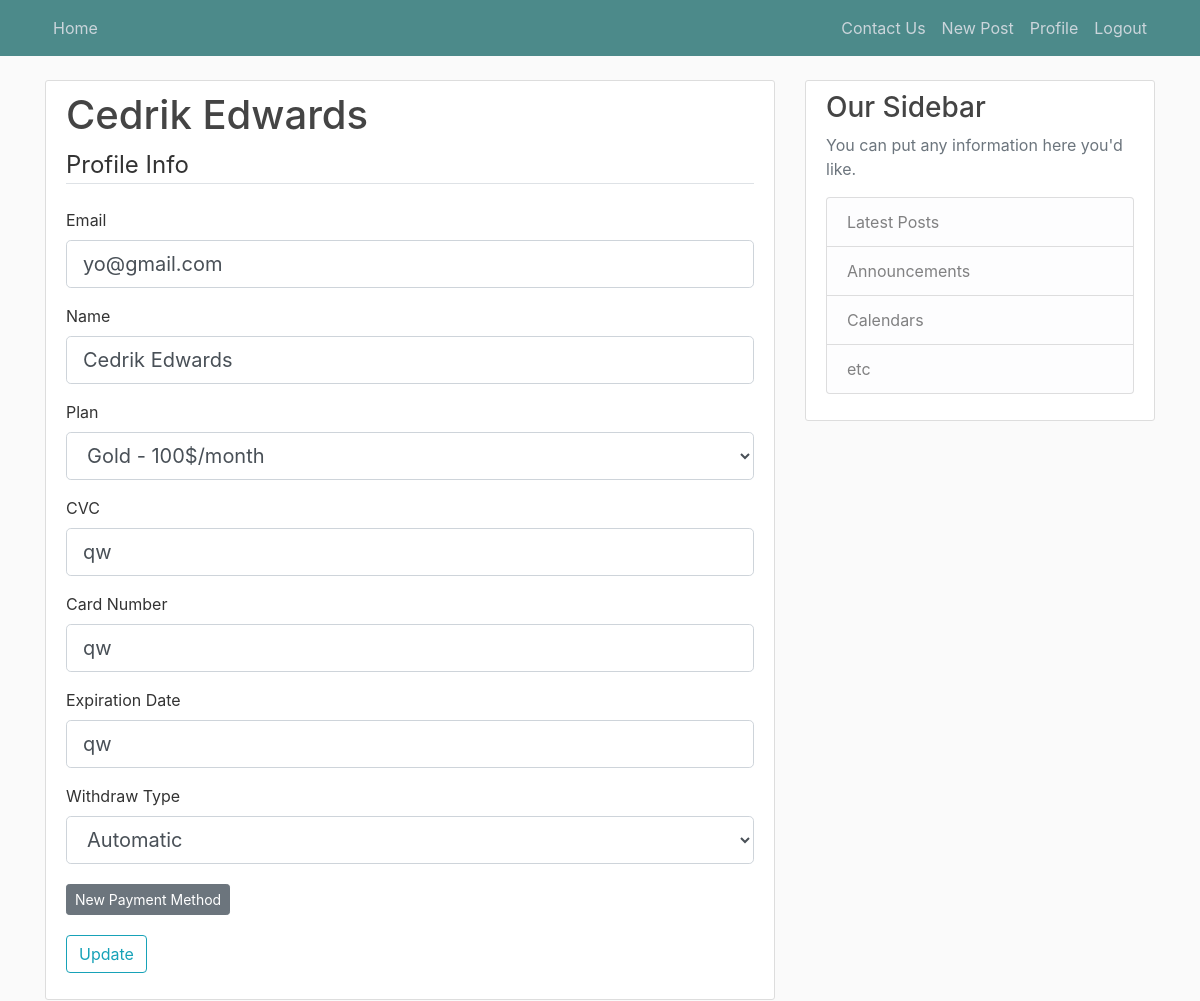
The app's page /profile (signed in) with its own data.
### MainProject/models.py (models this page shows, shortened)
class User(db.Model, UserMixin):
    id = db.Column(db.Integer, primary_key=True)
    email = db.Column(db.String(50), unique=True, nullable=False)
    name = db.Column(db.String(50), nullable=False)
    password = db.Column(db.String(50), nullable=False)
    userType = db.Column(db.String(60), nullable=False)
    employerMembership = db.Column(db.String(60), nullable=False, default='Prime - 50$/month')
    employeeMembership = db.Column(db.String(60), nullable=False, default='Basic - No Charge')
    posts = db.relationship('Post', backref='author', lazy=True)
    condition = db.Column(db.String(10), nullable=False, default='Active')
    cardNum = db.Column(db.String(10), nullable=False, default='')
    cvc = db.Column(db.String(10), nullable=False, default='')
    expireDate = db.Column(db.String(10), nullable=False, default='')
    withdrawType = db.Column(db.String(60), nullable=False, default='Automatic')
    frozen = db.Column(db.Boolean, nullable=False, default=False)
    balance = db.Column(db.Float, nullable=False, default=0.0)

### MainProject/routes.py (the view)
@app.route("/profile", methods=['GET', 'POST'])
@login_required
def profile():
    paymentMethods = PaymentMethod.query.filter_by(user_id=current_user.id).all()
    form = UpdateAccountForm()
    if form.validate_on_submit():
        current_user.email = form.email.data
        current_user.name = form.name.data
        if current_user.employeeMembership != 'Basic - No Charge' or current_user.userType == 'Employer':
            current_user.cvc = form.cvc.data
            current_user.cardNum = form.cardNum.data
            current_user.expireDate = form.expireDate.data
            current_user.withdrawType = form.withdrawType.data
            if current_user.cvc == '' or current_user.cardNum == '' or current_user.expireDate == '':
                flash('Credit card info required', 'danger')
                return redirect(url_for('profile'))
        if current_user.userType == 'Employer':
            current_user.employerMembership = form.employerMembership.data
            db.session.commit()
        if current_user.userType == 'Employee':
            current_user.employeeMembership = form.employeeMembership.data
            db.session.commit()
        flash('Your profile has been updated!', 'success')
        historyContent=current_user.email + " has updated their profile."
        history = History(content=historyContent)
        db.session.add(history)
        db.session.commit()
        return redirect(url_for('profile'))
    elif request.method == 'GET':
        form.email.data = current_user.email
        form.name.data = current_user.name
        if current_user.employeeMembership != 'Basic - No Charge' or current_user.userType == 'Employer':
            form.cvc.data = current_user.cvc
            form.cardNum.data = current_user.cardNum
            form.expireDate.data = current_user.expireDate
            form.withdrawType.data = current_user.withdrawType
        if current_user.userType == 'Employer':
            form.employerMembership.data = current_user.employerMembership
        if current_user.userType == 'Employee':
            form.employeeMembership.data = current_user.employeeMembership
    return render_template('profile.html', title='Profile', form=form, paymentMethods=paymentMethods)

### MainProject/templates/profile.html (shortened to what this page needs)
{% extends "baseTemplate.html" %}
{% block content %}
    <div class="content-section">
        <div class="media">
            <div class="media-body">
                <h2 class="account-heading">{{ current_user.name }}</h2>
            </div>
        </div>
        <form method="POST" action="" enctype="multipart/form-data">
            <fieldset class="form-group">
                <legend class="border-bottom mb-4">Profile Info</legend>
                <div class="form-group">
                    {{ form.email.label(class="form-control-label") }}
                    {% if form.email.errors %}
                        {{ form.email(class="form-control form-control-lg is-invalid") }}
                        <div class="invalid-feedback">
                            {% for error in form.email.errors %}
                                <span>{{ error }}</span>
                            {% endfor %}
                        </div>
                    {% else %}
                        {{ form.email(class="form-control form-control-lg") }}
                    {% endif %}
                </div>
                <div class="form-group">
                    {{ form.name.label(class="form-control-label") }}
                    {% if form.name.errors %}
                        {{ form.name(class="form-control form-control-lg is-invalid") }}
                        <div class="invalid-feedback">
                            {% for error in form.name.errors %}
                                <span>{{ error }}</span>
                            {% endfor %}
                        </div>
                    {% else %}
                        {{ form.name(class="form-control form-control-lg") }}
                    {% endif %}
                </div>
                {% if current_user.userType|string() == 'Employee' %}
                    <div class="form-group">
                        {{ form.employeeMembership.label(class="form-control-label") }}
                        {% if form.employeeMembership.errors %}
                            {{ form.employeeMembership(class="form-control form-control-lg is-invalid") }}
                            <div class="invalid-feedback">
                                {% for error in form.employeeMembership.errors %}
                                    <span>{{ error }}</span>
                                {% endfor %}
                            </div>
                        {% else %}
                            {{ form.employeeMembership(class="form-control form-control-lg") }}
                        {% endif %}
                    </div>
                    {% if current_user.employeeMembership|string() != 'Basic - No Charge' %}
                        <div class="form-group">
                            {{ form.cvc.label(class="form-control-label") }}
                            {% if form.cvc.errors %}
                                {{ form.cvc(class="form-control form-control-lg is-invalid") }}
                                <div class="invalid-feedback">
                                    {% for error in form.cvc.errors %}
                                        <span>{{ error }}</span>
                                    {% endfor %}
                                </div>
                            {% else %}
                                {{ form.cvc(class="form-control form-control-lg") }}
                            {% endif %}
                        </div>
                        <div class="form-group">
                            {{ form.cardNum.label(class="form-control-label") }}
                            {% if form.cardNum.errors %}
                                {{ form.cardNum(class="form-control form-control-lg is-invalid") }}
                                <div class="invalid-feedback">
                                    {% for error in form.cardNum.errors %}
                                        <span>{{ error }}</span>
                                    {% endfor %}
                                </div>
                            {% else %}
                                {{ form.cardNum(class="form-control form-control-lg") }}
                            {% endif %}
                        </div>
                        <div class="form-group">
                            {{ form.expireDate.label(class="form-control-label") }}
                            {% if form.expireDate.errors %}
                                {{ form.expireDate(class="form-control form-control-lg is-invalid") }}
                                <div class="invalid-feedback">
                                    {% for error in form.expireDate.errors %}
                                        <span>{{ error }}</span>
                                    {% endfor %}
                                </div>
                            {% else %}
                                {{ form.expireDate(class="form-control form-control-lg") }}
                            {% endif %}
                        </div>
                        <div class="form-group">
                            {{ form.withdrawType.label(class="form-control-label") }}
                            {% if form.withdrawType.errors %}
                                {{ form.withdrawType(class="form-control form-control-lg is-invalid") }}
                                <div class="invalid-feedback">
                                    {% for error in form.withdrawType.errors %}
                                        <span>{{ error }}</span>
                                    {% endfor %}
                                </div>
                            {% else %}
                                {{ form.withdrawType(class="form-control form-control-lg") }}
                            {% endif %}
                        </div>
                        <div>
                            <a class="btn btn-secondary btn-sm mt-1 mb-1" href="{{ url_for('new_payment_method', user_id=current_user.id) }}">New Payment Method</a>
                        </div>
                        {% for paymentMethod in paymentMethods %}
                            <article class="media content-section">
                                <div class="media-body">
                                    <h3>Alternate Payment Method {{ loop.index }}</h3>
                                    <p class="article-content">Card Number: {{ paymentMethod.cardNum }}</p>
                                    <p class="article-content">CVC: {{ paymentMethod.cvc }}</p>
                                    <p class="article-content">Expiration Date: {{ paymentMethod.expireDate }}</p>
                                    <p class="article-content">Withdraw Type: {{ paymentMethod.withdrawType }}</p>
                                    <a class="btn btn-secondary btn-sm mt-1 mb-1" href="{{ url_for('update_payment_method', payment_method_id=paymentMethod.id) }}">Update</a>
                                    <a class="btn btn-danger btn-sm mt-1 mb-1" href="{{ url_for('delete_payment_method', payment_method_id=paymentMethod.id) }}">Delete</a>
                                </div>
                            </article>
                        {% endfor %}
                    {% endif %}
                {% elif current_user.userType|string() == 'Employer' %}
                    <div class="form-group">
                        {{ form.employerMembership.label(class="form-control-label") }}
                        {% if form.employerMembership.errors %}
                            {{ form.employerMembership(class="form-control form-control-lg is-invalid") }}
                            <div class="invalid-feedback">
                                {% for error in form.employerMembership.errors %}
                                    <span>{{ error }}</span>
                                {% endfor %}
                            </div>
                        {% else %}
                            {{ form.employerMembership(class="form-control form-control-lg") }}
                        {% endif %}
                    </div>
                    <div class="form-group">
                        {{ form.cvc.label(class="form-control-label") }}
                        {% if form.cvc.errors %}
                            {{ form.cvc(class="form-control form-control-lg is-invalid") }}
                            <div class="invalid-feedback">
                                {% for error in form.cvc.errors %}
                                    <span>{{ error }}</span>
                                {% endfor %}
                            </div>
                        {% else %}
                            {{ form.cvc(class="form-control form-control-lg") }}
                        {% endif %}
                    </div>
                    <div class="form-group">
                        {{ form.cardNum.label(class="form-control-label") }}
                        {% if form.cardNum.errors %}
                            {{ form.cardNum(class="form-control form-control-lg is-invalid") }}
                            <div class="invalid-feedback">
                                {% for error in form.cardNum.errors %}
                                    <span>{{ error }}</span>
                                {% endfor %}
                            </div>
                        {% else %}
                            {{ form.cardNum(class="form-control form-control-lg") }}
                        {% endif %}
                    </div>
                    <div class="form-group">
                        {{ form.expireDate.label(class="form-control-label") }}
                        {% if form.expireDate.errors %}
                            {{ form.expireDate(class="form-control form-control-lg is-invalid") }}
                            <div class="invalid-feedback">
                                {% for error in form.expireDate.errors %}
                                    <span>{{ error }}</span>
                                {% endfor %}
                            </div>
                        {% else %}
                            {{ form.expireDate(class="form-control form-control-lg") }}
                        {% endif %}
                    </div>
                    <div class="form-group">
                        {{ form.withdrawType.label(class="form-control-label") }}
                        {% if form.withdrawType.errors %}
                            {{ form.withdrawType(class="form-control form-control-lg is-invalid") }}
                            <div class="invalid-feedback">
                                {% for error in form.withdrawType.errors %}
                                    <span>{{ error }}</span>
                                {% endfor %}
                            </div>
                        {% else %}
                            {{ form.withdrawType(class="form-control form-control-lg") }}
                        {% endif %}
                    </div>
                    <div>
                            <a class="btn btn-secondary btn-sm mt-1 mb-1" href="{{ url_for('new_payment_method', user_id=current_user.id) }}">New Payment Method</a>
                        </div>
                {% endif %}
            </fieldset>
            <div class="form-group">
                {{ form.submit(class="btn btn-outline-info") }}
            </div>
        </form>
    </div>
{% endblock content %}

### records on screen
User: name "Cedrik Edwards", email "yo@gmail.com", employerMembership "Gold - 100$/month", cvc "qw", cardNum "qw", expireDate "qw", withdrawType "Automatic"
